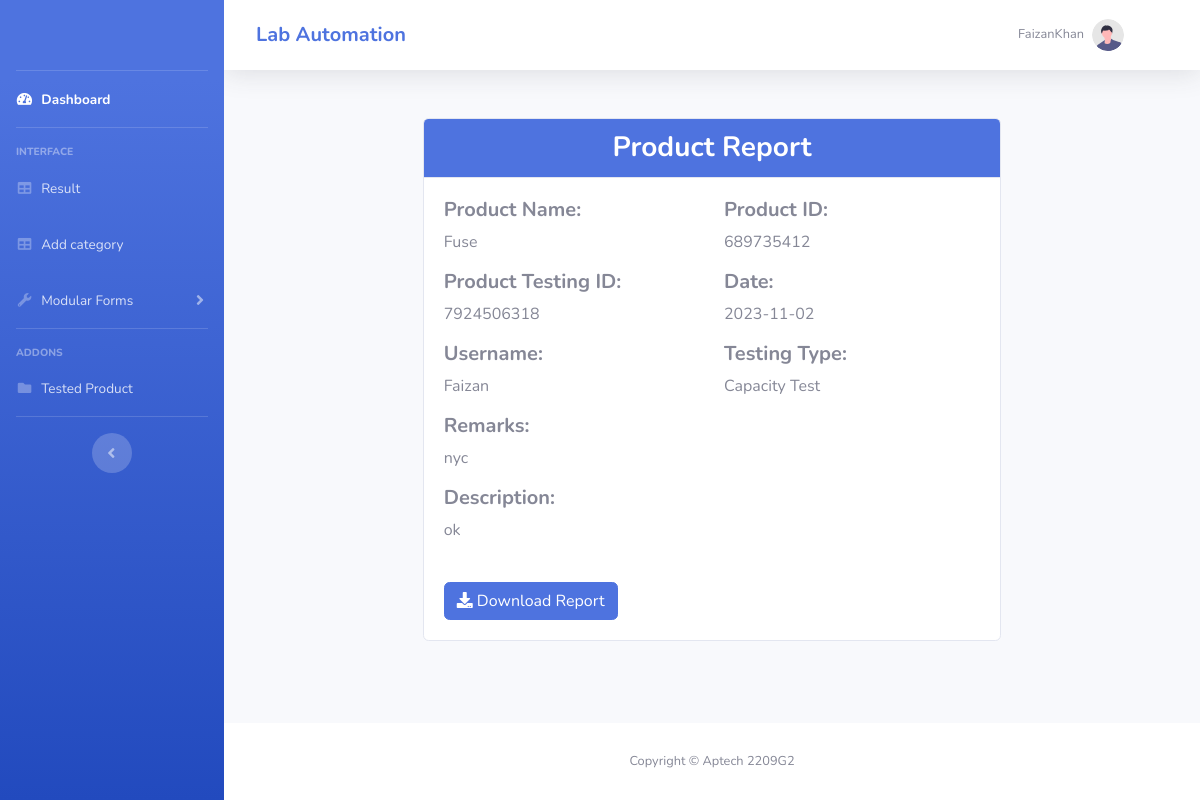
Screenshot of /reports.php?id=41 (signed in) with the database file from the repository.
### tables this page shows
CREATE TABLE `tested_product` (
  `product_id` int(11) NOT NULL,
  `product_name` varchar(200) NOT NULL,
  `product_unique_id` varchar(50) NOT NULL,
  `product_testing_id` varchar(50) NOT NULL,
  `uploader_name` varchar(100) NOT NULL,
  `prod_date` varchar(100) NOT NULL,
  `result` varchar(20) NOT NULL,
  `testing_type` varchar(200) NOT NULL,
  `rating` int(50) NOT NULL,
  `remarks` varchar(200) NOT NULL,
  `description` varchar(200) NOT NULL
);

### reports.php (the view, shortened to what this page needs)
<?php
require 'Connection/connection.php';
?>
<?php
$selected_id = $_GET["id"];
$selected_query = "SELECT * FROM `tested_product` WHERE `product_id` = :id";
$selected_prepare = $connection->prepare($selected_query);
$selected_prepare->bindValue(':id', $selected_id, PDO::PARAM_INT);
$selected_prepare->execute();
$fetch_data = $selected_prepare->fetch(PDO::FETCH_ASSOC);
?>
<!DOCTYPE html>
<html lang="en">
<head>
    <link href="vendor/fontawesome-free/css/all.min.css" rel="stylesheet" type="text/css">
    <link href="css/sb-admin-2.min.css" rel="stylesheet">
</head>
<body id="page-top">
    <div id="wrapper">
        <?php require 'header/navbar.php' ?>
        <div class="container-fluid">
            <div class="container mt-5" id="htmlContent">
                <div class="row justify-content-center">
                    <div class="col-md-8">
                        <div class="card">
                            <div class="card-header bg-primary text-white">
                                <h3 class="text-center mb-0 font-weight-bold">Product Report</h3>
                            </div>
                            <div class="card-body">
                                <div class="row">
                                    <div class="col-md-6">
                                        <h5 class="font-weight-bold">Product Name:</h5>
                                        <p><?= $fetch_data['product_name'] ?></p>
                                    </div>
                                    <div class="col-md-6">
                                        <h5 class="font-weight-bold">Product ID:</h5>
                                        <p><?= $fetch_data['product_unique_id'] ?></p>
                                    </div>
                                    <div class="col-md-6">
                                        <h5 class="font-weight-bold">Product Testing ID:</h5>
                                        <p><?= $fetch_data['product_testing_id'] ?></p>
                                    </div>
                                    <div class="col-md-6">
                                        <h5 class="font-weight-bold">Date:</h5>
                                        <p><?= $fetch_data['prod_date'] ?></p>
                                    </div>
                                </div>
                                <div class="row">
                                    <div class="col-md-6">
                                        <h5 class="font-weight-bold">Username:</h5>
                                        <p><?= $fetch_data['uploader_name'] ?></p>
                                    </div>
                                    <div class="col-md-6">
                                        <h5 class="font-weight-bold">Testing Type:</h5>
                                        <p><?= $fetch_data['testing_type'] ?></p>
                                    </div>
                                    <div class="col-md-6">
                                        <h5 class="font-weight-bold">Remarks:</h5>
                                        <p><?= $fetch_data['remarks'] ?></p>
                                    </div>
                                </div>
                                <div class="row">
                                    <div class="col-md-12">
                                        <h5 class="font-weight-bold">Description:</h5>
                                        <p><?= $fetch_data['description'] ?></p>
                                    </div>
                                </div>
                                <div class="row mt-4">
                                    <div class="col-md-12">
                                        <button class="btn btn-primary" id="generatePDF"> <i class="fas fa-download"></i> Download Report</button>
                                    </div>
                                </div>
                            </div>
                        </div>
                    </div>
                </div>
            </div>
        </div>
    </div>
    <?php require 'header/footer.php' ?>
    </div>
    </div>
</body>
</html>

### rows the page displays
tested_product: product_name "Fuse", product_unique "689735412", product_testing "7924506318", prod_date "2023-11-02", uploader_name "Faizan", testing_type "Capacity Test", remarks "nyc", description "ok"

### other values shown
$_SESSION['first_name'] "Faizan"
$_SESSION['last_name'] "Khan"
